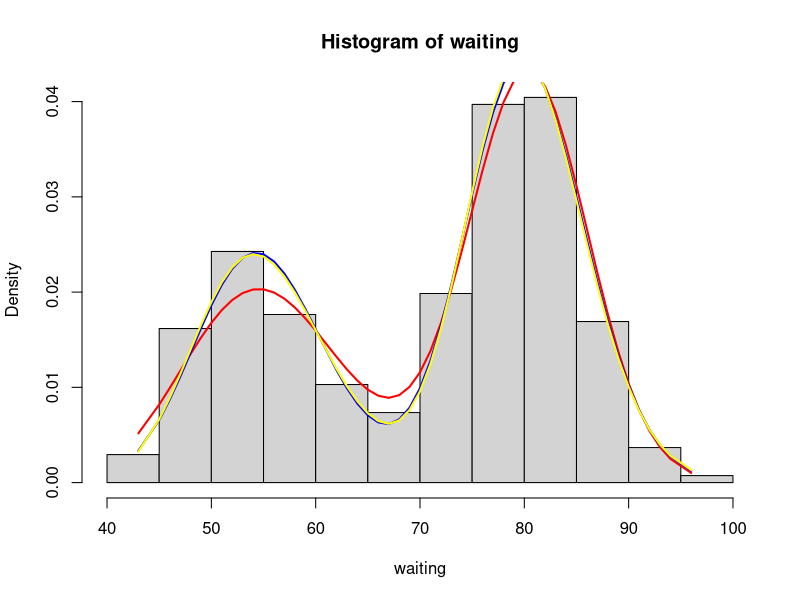

Write the R code that produced this figure.
### question no. :3

rm(list=ls())

attach(faithful)
data=faithful
waiting=sort(waiting)



############# gamma + normal model :


NegLogLikeMix=function(theta,data){
  shape=(theta[1]) 
  scale=(theta[2])  
  mu=theta[3]
  sigma2=exp(theta[4])
  p=exp(theta[5])/(1+exp(theta[5]))
  n=length(data)
  l=0
  for(i in 1:n){
    l=l+log(p*dgamma(data[i],shape,scale)+(1-p)*dnorm(data[i],mu,sigma2))
  }  
  return(-l)
}

theta_initial=c(74,.7,80,6,0.5)

fit=optim(theta_initial,NegLogLikeMix,control=list(maxit=10000),data =data$waiting)
fit


theta_hat1=fit$par
shape_hat=(theta_hat1[1])
scale_hat=(theta_hat1[2])  
mu2_hat=theta_hat1[3]
sigma2_hat=exp(theta_hat1[4])
p_hat_1=exp(theta_hat1[5])/(1+exp(theta_hat1[5]))

shape_hat
scale_hat
mu2_hat
sigma2_hat
p_hat_1
d_1st=(p_hat_1*dgamma(waiting,shape_hat,scale_hat))+((1-p_hat_1)*dnorm(waiting,mu2_hat,sigma2_hat))
l1=NegLogLikeMix(theta_hat1,waiting)*-1
l1
log(d_1st)
#plot(d_1st)

hist(waiting,probability = T)
lines(waiting,d_1st,lwd=2,col="red")

###### gamma + gamma model :

LogLikeMix2=function(theta,data){
  shape1=(theta[1]) 
  scale1=(theta[2])  
  shape2=(theta[3])
  scale2=(theta[4])
  p=(theta[5])
  n=length(data)
  l=0
  for(i in 1:n){
    l=l+log(p*dgamma(data[i],shape1,scale1)+(1-p)*dgamma(data[i],shape2,scale2))
  }  
  return(-l)
}
theta_initial=c(74,.7,88,.9,0.5)
LogLikeMix2(theta_initial,waiting)

fit1=optim(theta_initial,LogLikeMix2,control=list(maxit=10000),data =waiting)
fit1

theta_hat2=fit1$par
shape_hat1=theta_hat2[1]
scale_hat1=(theta_hat2[2])  ### when we will use optim() it will search for sigma in entire real line but sigma always > 0, to take only +ve values
### exp() is one-one function
shape_hat2=theta_hat2[3]
scale_hat2=(theta_hat2[4])
p_hat_2=theta_hat2[5]

shape_hat1
scale_hat1
shape_hat2
scale_hat2
p_hat_2
d_2nd=p_hat_2*dgamma(waiting,shape_hat1,scale_hat1)+(1-p_hat_2)*dgamma(waiting,shape_hat2,scale_hat2)

lines(waiting,d_2nd,lwd=2,col='blue')
l2=LogLikeMix2(theta_hat2,waiting)*-1
l2
#############################################################
#### log normal +log normal model
ll3=function(data,theta)
{
  meu1=(theta[1]) 
  sig1=exp(theta[2])  
  meu2=(theta[3])
  sig2=exp(theta[4])
  p=exp(theta[5])/(1+exp(theta[5]))
  n=length(data)
  l=0
  for(i in 1:n){
    l=l+log(p*dlnorm(data[i],meu1,sig1)+(1-p)*dlnorm(data[i],meu2,sig2))
  }  
  return(-l)
}

theta_initial=c(3.9,0.015,4.4,0.012,0.5)
ll3(waiting,theta_initial)

fit3=optim(theta_initial,ll3,control=list(maxit=10000),data =waiting)
fit3



theta_hat3=fit3$par
mu1_hat1=theta_hat3[1]
sig_hat1=exp(theta_hat3[2])  ### when we will use optim() it will search for sigma in entire real line but sigma always > 0, to take only +ve values
### exp() is one-one function
mu2_hat2=theta_hat3[3]
sig_hat2=exp(theta_hat3[4])
p_hat_3=exp(theta_hat3[5])/(1+exp(theta_hat3[5]))

mu1_hat1
sig_hat1
mu2_hat2
sig_hat2
p_hat_3
d_3rd=p_hat_3*dlnorm(waiting,mu1_hat1,sig_hat1)+(1-p_hat_3)*dlnorm(waiting,mu2_hat2,sig_hat2)

lines(waiting,d_3rd,lwd=2,col='yellow')
l3=ll3(waiting,theta_hat3)*-1
l3
### for aic fitting ###########

### aic= (2*number_of_parameter)-2*loglikelihhod_function(theta_hat,data)
## since here no. of parameters =5 for every model
aic1=2*5-2*l1
aic2=2*5-2*l2
aic3=2*5-2*l3
aic1
aic2
aic3
aic_table= data.frame (
  models = c("gamma+normal", "gamma+gamma", "lognormal+lognormal"),
  AIC = c(aic1,aic2,aic3))

aic_table

### since aic valie of the last model(log-normal and log-normal) is minimum , hence its the best model .
### parameters of ln + ln model :

mu1_hat1
sig_hat1
mu2_hat2
sig_hat2
p_hat_3
#### p() calc :

dmix=function(x,theta){
  mu1=theta[1]
  sigma1=theta[2]
  mu2=theta[3]
  sigma2=theta[4]
  p=theta[5]
  f=p*dlnorm(x,mu1,sigma1)+(1-p)*dlnorm(x,mu2,sigma2)
  return(f)
}  
#P(60 < waiting < 70)
P=integrate(dmix,60,70,c(mu1_hat1,sig_hat1,mu2_hat2,sig_hat2,p_hat_3))  ##p(70<waiting<100) 
P

